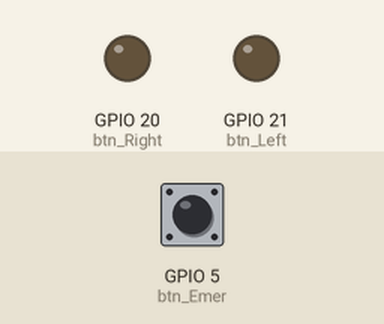
Recording of a program running on a simulated Raspberry Pi (BCM pin numbers). Shown: output pins drawn as LEDs (lit = HIGH). The test bench sets the inputs (shaded band); at power-on: GPIO 5 (btn_Emer) LOW. Threads take turns every 2 ms; what the program prints to the terminal is not drawn.

Above: at 1.2 s.
1.3 s: GPIO 5 (btn_Emer) pulled HIGH for 0.15 s
At 2.2 s:
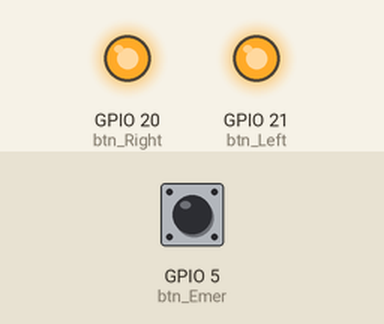
2.9 s: GPIO 5 (btn_Emer) pulled HIGH for 1 s
At 3.5 s:
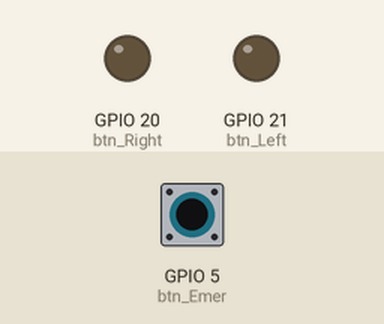
Timing chart, 0 to 5.9 s (numbered marks = the images above; inputs shaded):
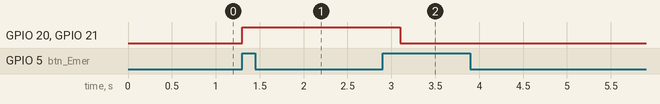

Measured:
- after the input at 1.3 s, GPIO 20 (btn_Right), GPIO 21 (btn_Left): LOW → HIGH at once
- after the input at 2.9 s, GPIO 20 (btn_Right), GPIO 21 (btn_Left): HIGH → LOW after 0.20 s

The program:

TurnSignal.py
```python
import RPi.GPIO as GPIO
import threading
import time

class TurnSignal():
    isStoped = True
    btn_Left = 21
    btn_Right = 20
    btn_Emer = 5
    direction = None
    push_state = None

    def __init__(self, left_func, middle_func, right_func, emer_func):
        threading.Thread.__init__(self)
        self.emer_func = emer_func
        self.left_func = left_func
        self.right_func = right_func
        self.middle_func = middle_func
        GPIO.setmode(GPIO.BCM)
        GPIO.setup(self.btn_Left, GPIO.IN, pull_up_down = GPIO.PUD_DOWN)
        GPIO.setup(self.btn_Right, GPIO.IN, pull_up_down = GPIO.PUD_DOWN)
        GPIO.setup(self.btn_Emer, GPIO.IN, pull_up_down = GPIO.PUD_DOWN)

    #thread start
    def start(self):
        if self.isStoped:
            t = threading.Thread(target=self.run, args=())
            t.start()
        else:
            print("blink 쓰레드는 한개만 생성 할 수 있습니다.")

    def run(self):
        self.isStoped = False
        while True:
            time.sleep(0.1)
            if GPIO.input(self.btn_Emer):
                if self.direction != "Emer":
                    self.direction = "Emer"
                    self.emer_func()
            else:
                if GPIO.input(self.btn_Left):
                    if self.direction != "Left":
                        self.direction = "Left"
                        self.left_func()
                elif GPIO.input(self.btn_Right):
                    if self.direction != "Right":
                       self.direction = "Right"
                       self.right_func()
                else:
                    if self.direction != None:
                       self.direction = None
                       self.middle_func()


            if self.isStoped: #flag check
                break

    def stop(self):
        self.isStoped = True


###HOW TO USE###
def blink_emer():
    print('!! 비상 !!')

    GPIO.setup(TurnSignal.btn_Left, GPIO.IN)
    GPIO.setup(TurnSignal.btn_Right, GPIO.IN)
    GPIO.setup(TurnSignal.btn_Left, GPIO.OUT)
    GPIO.setup(TurnSignal.btn_Right, GPIO.OUT)

    if TurnSignal.push_state != "push" :
        TurnSignal.push_state = "push"
        while True :
            GPIO.output(TurnSignal.btn_Left, GPIO.HIGH)
            GPIO.output(TurnSignal.btn_Right, GPIO.HIGH)

            time.sleep(0.3)
            if GPIO.input(TurnSignal.btn_Emer) == 1 :
                GPIO.output(TurnSignal.btn_Left, GPIO.LOW)
                GPIO.output(TurnSignal.btn_Right, GPIO.LOW)
                TurnSignal.push_state = "nope"
                break

def blink_left():
    print('왼쪽 <---')

    GPIO.setup(TurnSignal.btn_Left, GPIO.IN)
    GPIO.setup(TurnSignal.btn_Right, GPIO.IN)
    GPIO.setup(TurnSignal.btn_Left, GPIO.OUT)
    GPIO.setup(TurnSignal.btn_Right, GPIO.OUT)

    GPIO.output(TurnSignal.btn_Left, GPIO.LOW)
    GPIO.output(TurnSignal.btn_Right, GPIO.LOW)

    while TurnSignal.btn_Left == 1 :
        GPIO.output(TurnSignal.btn_Left, GPIO.HIGH)

def blink_middle():
    print('--- 중간 ---')

#    GPIO.setup(TurnSignal.btn_Left, GPIO.IN)
#   GPIO.setup(TurnSignal.btn_Right, GPIO.IN)
#   GPIO.setup(TurnSignal.btn_Left, GPIO.OUT)
#   GPIO.setup(TurnSignal.btn_Right, GPIO.OUT)

#   GPIO.output(TurnSignal.btn_Left, GPIO.LOW)
#   GPIO.output(TurnSignal.btn_Right, GPIO.LOW)

def blink_right():
    print('---> 오른쪽')

    GPIO.setup(TurnSignal.btn_Left, GPIO.IN)
    GPIO.setup(TurnSignal.btn_Right, GPIO.IN)
    GPIO.setup(TurnSignal.btn_Left, GPIO.OUT)
    GPIO.setup(TurnSignal.btn_Right, GPIO.OUT)

    GPIO.output(TurnSignal.btn_Left, GPIO.LOW)
    GPIO.output(TurnSignal.btn_Right, GPIO.LOW)

    while TurnSignal.btn_Right == 1 :
        GPIO.output(TurnSignal.btn_Right, GPIO.HIGH)

turn = TurnSignal(blink_left, blink_middle, blink_right, blink_emer)
turn.start()
```
